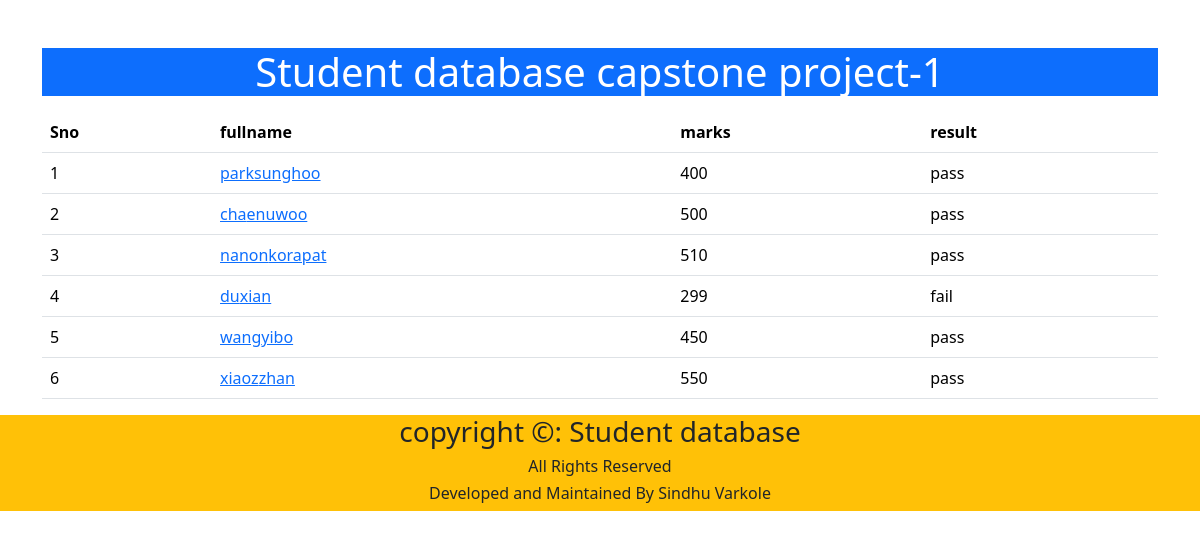
The page /students/ on the database its author committed.
### marks/models.py (models this page shows, shortened)
class Student(models.Model):
        first_name=models.CharField(max_length=100)
        last_name=models.CharField(max_length=100)
        photo=models.ImageField(upload_to='media')
        marks=models.CharField(max_length=100)
        result=models.CharField(max_length=10,blank=True)

### Student/views.py (the view)
# urls.py: 2. Add a URL to urlpatterns:  path('', views.home, name='home')
def home(request):
    students=Student.objects.all()
    context={
        'students':students,
    }
    return render(request,'home.html',context)

### templates/home.html (shortened to what this page needs)
<!DOCTYPE html>
<html lang="en">
<head>
    <link href="https://cdn.jsdelivr.net/npm/bootstrap@5.3.3/dist/css/bootstrap.min.css" rel="stylesheet">
</head>
<body>
  <div class="container mt-5">
    <h1 class="text-center text-white bg-primary">Student database capstone project-1</h1>
    <table class="table table-hover mt-3">
      <thead>
        <tr>
          <th>Sno</th>
          <th>fullname</th>
          <th>marks</th>
          <th>result</th>
        </tr>
      </thead>
      <tbody>
        <tr>
          {% for  x in students %}
          <td>{{forloop.counter}}</td>
          <td><a href="{% url 'student_detail' x.id %}">{{x.first_name}}{{x.last_name}}</td>
          <td>{{x.marks}}</td>
          <td>{{x.result}}</td>
          </tr>
        {% endfor %}
      </tbody>
         </table>
        </div>
        <footer class="text-center bg-warning">
          <div>
            <div class="row">
              <div class="col">
                <h3>copyright &copy: Student database</h3>
                <h6>All Rights Reserved</h6>
                <h6>Developed and Maintained By Sindhu Varkole</h6>
              </div>
            </div>
          </div>
 </body>
</html>

### rows shown on the page
Student: first_name "park", last_name "sunghoo", marks "400", result "pass"
Student: first_name "cha", last_name "enuwoo", marks "500", result "pass"
Student: first_name "nanon", last_name "korapat", marks "510", result "pass"
Student: first_name "du", last_name "xian", marks "299", result "fail"
Student: first_name "wang", last_name "yibo", marks "450", result "pass"
Student: first_name "xiaoz", last_name "zhan", marks "550", result "pass"
